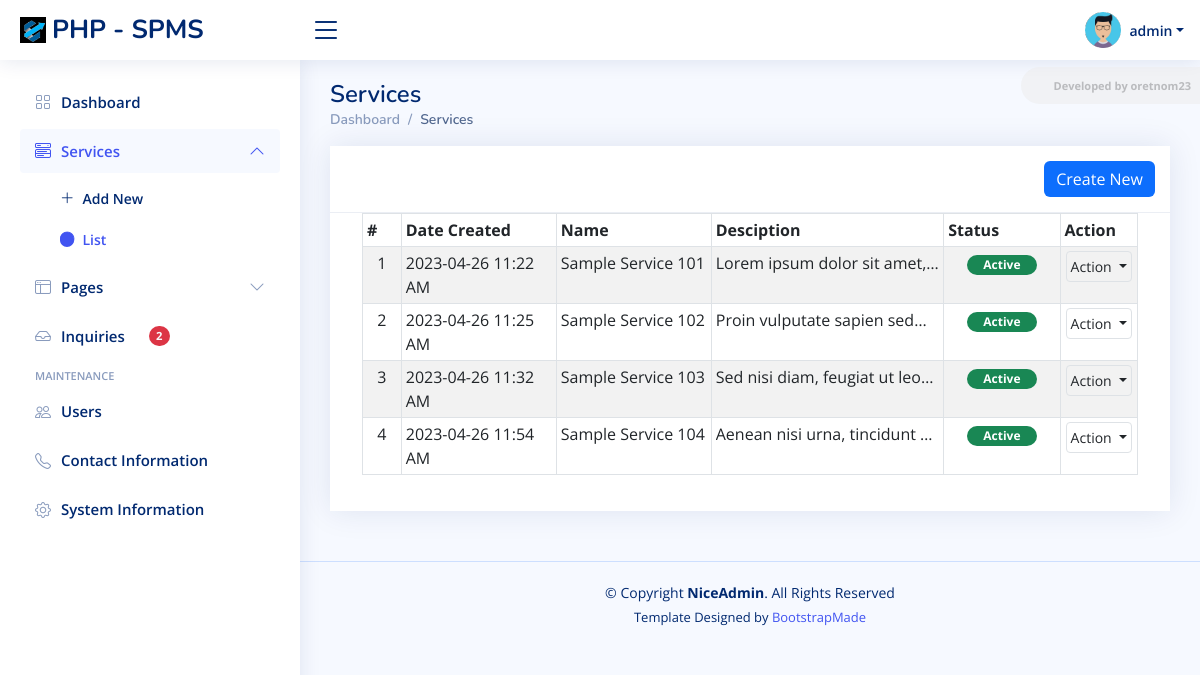
/admin/?page=services (signed in), run on the app's committed database.
### tables this page shows
CREATE TABLE `service_list` (
  `id` bigint(30) NOT NULL,
  `name` text NOT NULL,
  `description` text NOT NULL,
  `image_path` text DEFAULT NULL,
  `status` tinyint(1) NOT NULL DEFAULT 1,
  `created_at` datetime NOT NULL DEFAULT current_timestamp(),
  `updated_at` datetime NOT NULL
);

### admin/services/index.php (the view, shortened to what this page needs)
<div class="card card-outline rounded-0 card-navy">
	<div class="card-header ">
		<div class="card-tools d-flex justify-content-end">
			<a href="<?= base_url ?>admin?page=services/manage_service" id="create_new" class="btn btn-flat btn-primary bg-gradient-teal border-0 rounded00"><span class="fas fa-plus"></span>  Create New</a>
		</div>
	</div>
	<div class="card-body">
        <div class="container-fluid">
			<div class="table-responsive">
				<table class="table table-sm table-hover table-striped table-bordered" id="list">
					<colgroup>
						<col width="5%">
						<col width="20%">
						<col width="20%">
						<col width="30%">
						<col width="15">
						<col width="10%">
					</colgroup>
					<thead>
						<tr>
							<th>#</th>
							<th>Date Created</th>
							<th>Name</th>
							<th>Desciption</th>
							<th>Status</th>
							<th>Action</th>
						</tr>
					</thead>
					<tbody>
						<?php
						$i = 1;
						$qry = $conn->query("SELECT * from `service_list` order by `name` asc ");
						while($row = $qry->fetch_assoc()):
						?>
							<tr>
								<td class="align-items-center text-center"><?php echo $i++; ?></td>
								<td class="align-items-center"><?php echo date("Y-m-d g:i A",strtotime($row['created_at'])) ?></td>
								<td class="align-items-center"><?= $row['name'] ?></td>
								<td class="align-items-center">
									<p class="truncate-1"><?= strip_tags(htmlspecialchars_decode($row['description'])) ?></p>
								</td>
								<td class="align-items-center text-center">
									<?php if($row['status'] == 1): ?>
										<span class="badge bg-success px-3 rounded-pill">Active</span>
									<?php else: ?>
										<span class="badge bg-danger px-3 rounded-pill">Inactive</span>
									<?php endif; ?>
								</td>
								<td class="align-items-center" align="center">
									<div class="dropdown">
										<button type="button" class="btn btn-flat p-1 btn-default btn-sm border dropdown-toggle dropdown-icon" data-bs-toggle="dropdown">
												Action
										</button>
									</div>
								</td>
							</tr>
						<?php endwhile; ?>
					</tbody>
				</table>
			</div>
		</div>
	</div>
</div>

### assets/css/style.css (style rules this page uses)
:root { scroll-behavior: smooth; }
body { font-family: "Open Sans", sans-serif; background: #f6f9ff; color: #444444; }
a { color: #4154f1; text-decoration: none; }
.card { margin-bottom: 30px; border: none; border-radius: 5px; box-shadow: 0px 0 30px rgba(1, 41, 112, 0.1); }
.card-header, .card-footer { border-color: #ebeef4; background-color: #fff; color: #798eb3; padding: 15px; }
.card-body { padding: 0 20px 20px 20px; }

### assets/css/custom.css (style rules this page uses)
.truncate-1 { overflow: hidden; text-overflow: ellipsis; display: -webkit-box; -webkit-line-clamp: 1; -webkit-box-orient: vertical; }

### data on the page
service_list: created_at "2023-04-26 11:22 AM", name "Sample Service 101", description "Lorem ipsum dolor sit…", status "Active"
service_list: created_at "2023-04-26 11:25 AM", name "Sample Service 102", description "Proin vulputate sapien…", status "Active"
service_list: created_at "2023-04-26 11:32 AM", name "Sample Service 103", description "Sed nisi diam, feugiat ut…", status "Active"
service_list: created_at "2023-04-26 11:54 AM", name "Sample Service 104", description "Aenean nisi urna, tincidunt…", status "Active"

### other printed values
$_settings->info('short_name') "PHP - SPMS"
$_settings->userdata('username') "admin"
format_num($messages) "2"
str_replace(['_', '/'], ' ', ($pageSplit[1] ?? $page)) "Services"
